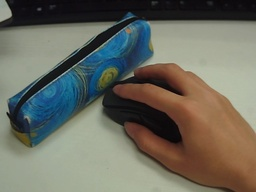
#> input picture imgs/R4.jpg, 256 x 192 px, shrunk from 640 x 480 before the run
$ python SIFT.py
#> lines starting #> are read from the running program, lines starting #| are printed output that depends on the picture
import numpy as np
import cv2

sigma = 1.6
k = 1.414
num_octaves = 4
num_scales = 5
edgeThreshold = 10
contrastThreshold = 8

img = cv2.imread("../imgs/R4.jpg")
#> img is the input picture: shape (192, 256, 3); mean B, G, R 95.8, 106.9, 107.7

gray= cv2.cvtColor(img,cv2.COLOR_BGR2GRAY)
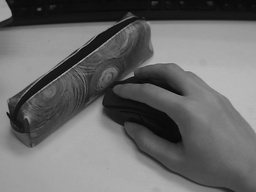
#> gray: shape (192, 256); min 4, max 192, mean 105.9

# Get octaves

scales = [[] for i in range(num_octaves)]
scales[0].append(gray)

for index in range(1, num_octaves):
    resized = None
    resized = cv2.resize(scales[index - 1][0],
                         (scales[index - 1][0].shape[0] // 2, scales[index - 1][0].shape[1] // 2))
    scales[index].append(resized)

#________________________________

# Get scales
for index1 in range(0, num_octaves):
    blurred = None
    for index2 in range(1, num_scales):
        blurred = cv2.GaussianBlur(scales[index1][index2 - 1],ksize = (0,0), sigmaX = (k ** index2) * sigma)
        scales[index1].append(blurred)

#________________________________

# Get difference of Gaussian
DoG = [[] for i in range(num_octaves)]

for index1 in range(0, num_octaves):
    for index2 in range(0, num_scales - 1):
        DoG[index1].append(scales[index1][index2] - scales[index1][index2 + 1])

#________________________________

# Get local extrema
maximas = []
minimas = []
for index1 in range(0, num_octaves):
    for s in range(0, num_scales - 3):
        for y in range(DoG[index1][0].shape[1] - 2):
            for x in range(DoG[index1][0].shape[0] - 2):
                maxima = 1
                minima = 1
                for scale_in in range(3):
                    for y_in in range(3):
                        for x_in in range(3):
                            if (not maxima) and (not minima):
                                break
                            calc = int(DoG[index1][s][x,y]) - int(DoG[index1][s + scale_in][x + x_in, y + y_in])

                            if(calc > 0):
                                minima = 0
                            if(calc < 0):
                                maxima = 0
                if maxima and minima:
                    continue
                if maxima:
                    maximas.append((x,y, index1, s))
                if minima:
                    minimas.append((x,y, index1, s))


contrast_maximas = []
contrast_minimas = []
loopers = [minimas, maximas]
contrast_loopers = [contrast_maximas, contrast_minimas]

for i in range(2):
    for x,y, index1, s in loopers[i]:
        if x + 1 >= scales[index1][s].shape[0] or y + 1 >= scales[index1][s].shape[1] or s +1 >= len(scales[index1]):
            continue
        if x - 1 < 0 or y - 1 < 0 or s - 1 < 0:
            continue
        dx = (float(scales[index1][s][x + 1, y]) - scales[index1][s][x - 1, y]) / 2
        dy = (float(scales[index1][s][x, y + 1]) - scales[index1][s][x, y - 1]) / 2
        ds = (float(scales[index1][s + 1][x, y]) - scales[index1][s - 1][x, y]) / 2


        D = np.array([dx, dy, ds])
        h = np.array((x,y,s))

        #______________________________________________________

        dxx = (float(scales[index1][s][x + 1, y]) - 2 * scales[index1][s][x, y] + scales[index1][s][x -1, y]) / 3
        dyy = (float(scales[index1][s][x, y + 1]) - 2 * scales[index1][s][x, y] + scales[index1][s][x, y - 1]) / 3
        dss = (float(scales[index1][s + 1][x, y]) - 2 * scales[index1][s][x, y] + scales[index1][s - 1][x, y]) / 3

        calc1 = (float(scales[index1][s][x + 1, y + 1]) + scales[index1][s][x - 1, y - 1])
        calc2 = (float(scales[index1][s][x + 1, y - 1]) + scales[index1][s][x - 1, y + 1])
        dxy = (calc1 - calc2) / 4

        calc1 = (float(scales[index1][s + 1][x + 1, y]) + scales[index1][s - 1][x - 1, y])
        calc2 = (float(scales[index1][s - 1][x + 1, y]) + scales[index1][s + 1][x - 1, y])
        dxs = (calc1 - calc2) / 4

        calc1 = (float(scales[index1][s + 1][x, y + 1]) + scales[index1][s - 1][x, y - 1])
        calc2 = (float(scales[index1][s - 1][x, y + 1]) + scales[index1][s + 1][x, y - 1])
        dys = (calc1 - calc2) / 4

        H = np.array ([[dxx, dxy, dxs], [dxy, dyy, dys], [dxs, dys, dss]])
        Tr_sq = (dxx + dyy) * (dxx + dyy)
        Det = dxx * dyy - dxy * dxy
        if Det == 0:
            continue

        Threshval = float(scales[index1][s][x,y]) + np.matmul(D, (x,y,s))  + 0.5 * np.matmul(np.matmul(h.transpose(),H), h)

        edgebool = Tr_sq / Det > (edgeThreshold + 1) * (edgeThreshold + 1) / edgeThreshold
        contrastbool = abs(Threshval) > contrastThreshold

        if (edgebool and contrastbool):
            contrast_loopers[i].append((x,y, index1,s))


hist = np.zeros((36), dtype = np.float32)

features = []
thetas = []

for i in range(2):
    for x,y, index1, s in contrast_loopers[i]:
        hist[:] = 0
        sig = (k ** s) * sigma
        xcounter = -1

        ksize = int(((sig - 0.8) / 0.3 + 1) * 2 + 1)

        if ksize % 2 == 0:
            ksize += 1

        offset = ksize // 2

        gaussian_window = np.zeros((ksize,ksize), dtype = np.float32)

        gaussian_window[offset, offset] = 1

        gaussian_window = cv2.GaussianBlur(gaussian_window, (ksize,ksize), -1)


        for x_sub in range(x - offset, x + offset + 1):
            ycounter = -1
            xcounter += 1
            if x_sub  - 1 < 0:
                continue
            if x_sub + 1 >= scales[index1][s].shape[0]:
                continue
            for y_sub in range(y - offset, y + offset + 1):
                ycounter += 1
                if y_sub - 1 < 0:
                    continue
                if y_sub + 1 >= scales[index1][s].shape[1]:
                    continue
                term1 = float(scales[index1][s][x_sub + 1, y_sub]) - scales[index1][s][x_sub - 1,y_sub]
                term2 = float(scales[index1][s][x_sub, y_sub + 1]) - scales[index1][s][x_sub,y_sub - 1]
                mag = np.sqrt(term1 * term1 + term2 * term2)

                if term1 == 0:
                    theta = 1.5708
                else:
                    theta = np.arctan(term2 / term1)

                theta = theta * 180 / 3.14159

                if theta < 0:
                    theta += 360

                thetas.append(theta)

                theta = int(theta // 10)

                hist[theta] += mag * gaussian_window[xcounter, ycounter]
        max_hist = np.max(hist)

        for i, val in enumerate(hist):
            if val > 0.8 * max_hist:
                features.append((x,y, index1, s, i * 10))

# _________________________________________________

full_features = []

for x, y, index1, s, angle in features:
    feature_desc = [0 for _ in range(128)]
    hist[:] = 0
    xcounter = -1

    offset = 8
    sig = offset

    if x - offset < 0 or y - offset < 0:
        continue

    if x + offset > scales[index1][s].shape[0] or y + offset > scales[index1][s].shape[1]:
        continue

    sub_sample = scales[index1][s][x - offset : x + offset , y - offset : y + offset]

    sample_gauss = cv2.GaussianBlur(sub_sample, (0,0), sig)

    for index2 in range(0, 2 * offset, 4):
        for x_in in range(0, 4):
            for y_in in range(0,4):
                term1 = float(scales[index1][s][x_in + 1, y_in]) - scales[index1][s][x_in - 1,y_in]
                term2 = float(scales[index1][s][x_in, y_in + 1]) - scales[index1][s][x_in,y_in - 1]
                mag = np.sqrt(term1 * term1 + term2 * term2)

                if term1 == 0:
                    theta = 1.5708
                else:
                    theta = np.arctan(term2 / term1)

                theta = theta * 180 / 3.14159

                theta -= angle

                if theta < 0:
                    theta += 360


                # Note: theta is divided here by 45 not 10 as previously
                theta = int(theta // 45)

                feature_desc[index2 * theta + theta] += mag * sample_gauss[index2 + x_in, index2 + y_in]

    feature_desc = np.array(feature_desc)

    summer = np.sum(feature_desc * feature_desc)
    root_sum = np.sqrt(summer)
    feature_desc /= root_sum

    # Achieve illumination invariance

    for j in range(128):
        if feature_desc[j] > 0.2:
            feature_desc[j] = 0.2

    summer = np.sum(feature_desc * feature_desc)
    root_sum = np.sqrt(summer)
    feature_desc /= root_sum

    full_features.append((x * (1 << index1),y * (1 << index1), s, angle, feature_desc))
    # full_features.append((x, y, s, angle, feature_desc))

kp = []
# TEST
for x, y, s, angle, _ in full_features:
    kp.append(cv2.KeyPoint(y, x, 1, angle))

img = cv2.drawKeypoints(gray,kp,img)
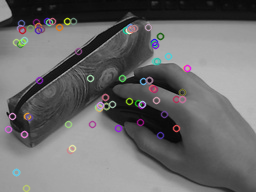
#> img: shape (192, 256, 3); mean B, G, R 107.5, 107.1, 107.7

cv2.namedWindow("Photo", cv2.WINDOW_NORMAL)
cv2.imshow("Photo", img)
cv2.waitKey(0)
cv2.destroyAllWindows()
